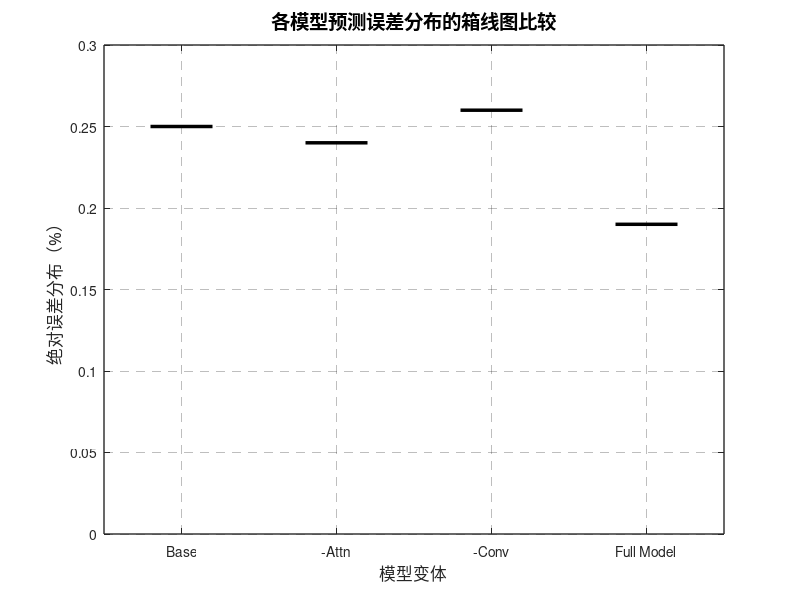

This figure's MATLAB source:
clear; clc; close all;
rng(42); % 固定随机种子保证可复现

% ================= 1. 生成模拟数据 =================
% 辅助匿名函数：根据五数概括生成模拟数据（纯基础函数）
gen_data = @(lw, lq, med, uq, uw, n) sort(max(min([ ...
    lq + (med-lq)*randn(floor(n/2),1)*0.6; ...
    lw + (lq-lw)*rand(round(floor(n/2)*0.1),1); ...
    med + (uq-med)*randn(n-floor(n/2),1)*0.6; ...
    uq + (uw-uq)*rand(round((n-floor(n/2))*0.1),1) ...
    ], lw-0.01), uw+0.01));

N = 100; % 每组样本数
data_base = gen_data(0.08, 0.12, 0.15, 0.19, 0.24, N);
data_attn = gen_data(0.07, 0.11, 0.14, 0.18, 0.23, N);
data_conv = gen_data(0.09, 0.13, 0.16, 0.20, 0.25, N);
data_full = gen_data(0.05, 0.08, 0.10, 0.13, 0.18, N);

all_data = {data_base, data_attn, data_conv, data_full};
labels = {'Base', '-Attn', '-Conv', 'Full Model'};
colors = [0.00 0.45 0.74; 0.85 0.33 0.10; 0.93 0.69 0.13; 0.47 0.67 0.19];

% ================= 2. 手动计算统计量并绘图 =================
figure('Position', [100, 100, 800, 500], 'Color', 'w');
hold on; box on;

width = 0.4; % 箱体宽度

for i = 1:4
    data = sort(all_data{i});
    n = length(data);
    
    % 计算五数概括 (免工具箱算法)
    q1 = data(round(n * 0.25));
    med = data(round(n * 0.5));
    q3 = data(round(n * 0.75));
    iqr = q3 - q1;
    
    % 计算上下须 (1.5倍IQR规则)
    lower_fence = q1 - 1.5 * iqr;
    upper_fence = q3 + 1.5 * iqr;
    
    % 找到须的实际端点（范围内的最大最小值）
    whisker_low = min(data(data >= lower_fence));
    whisker_high = max(data(data <= upper_fence));
    
    % 找出异常值
    outliers = data(data < whisker_low | data > whisker_high);
    
    % --- 绘制箱体 (Box) ---
    patch([i-width/2, i+width/2, i+width/2, i-width/2], ...
          [q1, q1, q3, q3], colors(i,:), ...
          'FaceAlpha', 0.4, 'EdgeColor', colors(i,:), 'LineWidth', 1.5);
          
    % --- 绘制中位线 (Median) ---
    line([i-width/2, i+width/2], [med, med], ...
         'Color', 'k', 'LineWidth', 2.5);
         
    % --- 绘制上下须 (Whiskers) ---
    % 垂直线
    line([i, i], [whisker_low, q1], 'Color', 'k', 'LineWidth', 1.2);
    line([i, i], [q3, whisker_high], 'Color', 'k', 'LineWidth', 1.2);
    % 水平端点线
    line([i-width/4, i+width/4], [whisker_low, whisker_low], 'Color', 'k', 'LineWidth', 1.2);
    line([i-width/4, i+width/4], [whisker_high, whisker_high], 'Color', 'k', 'LineWidth', 1.2);
    
    % --- 绘制异常值 (Outliers) ---
    if ~isempty(outliers)
        plot(i*ones(size(outliers)), outliers, 'o', ...
             'MarkerEdgeColor', colors(i,:), 'MarkerFaceColor', colors(i,:), ...
             'MarkerSize', 5);
    end
end

% ================= 3. 坐标轴与格式设置 =================
xlim([0.5, 4.5]);
ylim([0, 0.30]);
set(gca, 'XTick', 1:4);
set(gca, 'XTickLabel', labels);
set(gca, 'YTick', 0:0.05:0.30);

xlabel('模型变体', 'FontSize', 12, 'FontName', '宋体');
ylabel('绝对误差分布（%）', 'FontSize', 12, 'FontName', '宋体');
title('各模型预测误差分布的箱线图比较', ...
    'FontSize', 14, 'FontName', '黑体', 'FontWeight', 'bold');

grid on;
set(gca, 'GridLineStyle', '--', 'GridAlpha', 0.3);
set(gca, 'LineWidth', 1.0);

% ================= 4. 保存图片 =================
print(gcf, 'fig_error_boxplot.pdf', '-dpdf', '-r300');
fprintf('免工具箱版箱线图已成功保存为 fig_error_boxplot.pdf\n');
